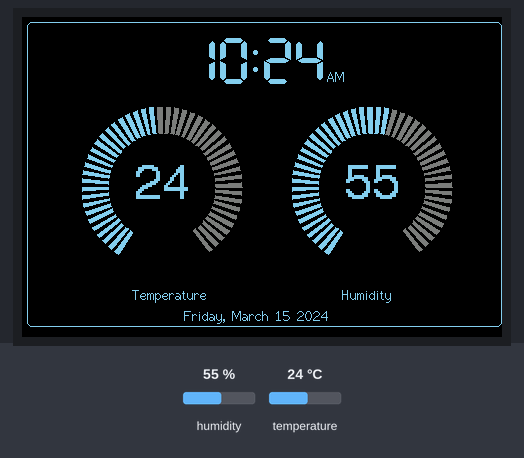
This program was run on a simulated ESP32. Parts: 480×320 colour display. The test bench sets the inputs (shaded band); at power-on: humidity 55 %, temperature 24 °C. The local clock reads 2024-03-15 10:24:30 at power-on unless the program sets it; EEPROM starts erased; nothing arrives over Bluetooth unless stated; what the program prints to the serial monitor is not drawn.

Above: at 1.5 s.
1.6 s: humidity set to 31 %
At 4.3 s:
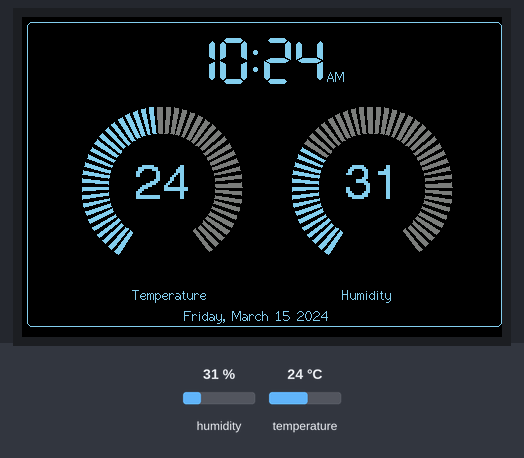
5.6 s: humidity set to 28 %
At 7.7 s:
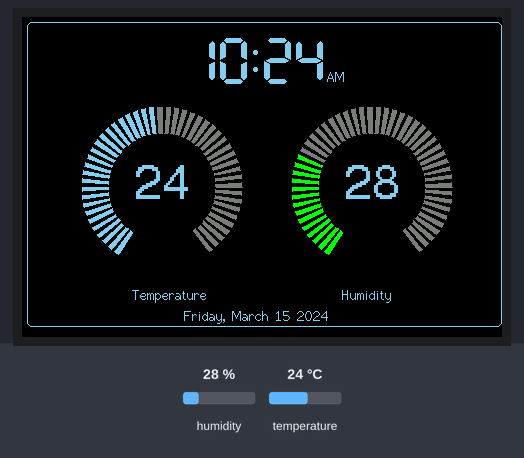
9.6 s: temperature set to 29.5 °C
At 13.3 s:
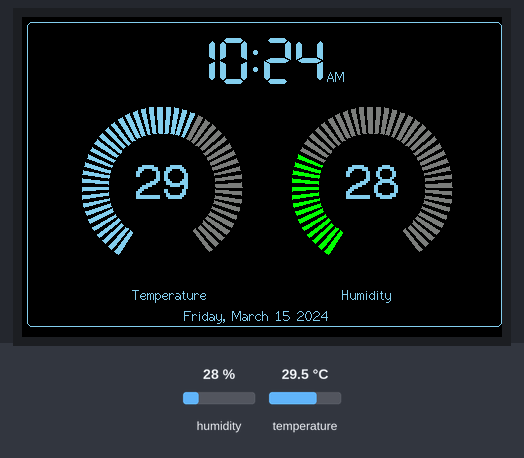
14.1 s: temperature set to 30.5 °C
At 16.7 s:
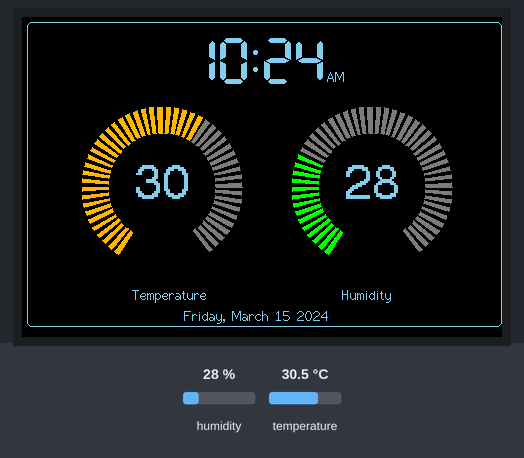
Timing chart, 0 to 18.2 s (numbered marks = the images above; inputs shaded):
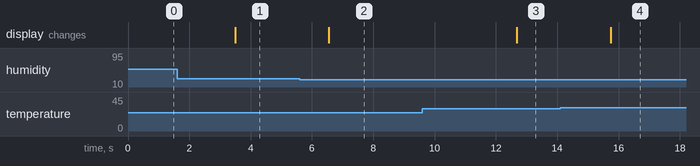

Measured:
- the behaviour switches between 30 and 29 % on humidity (found by bisection; images 1 and 2)
- the behaviour switches between 29.9 and 30 °C on temperature (found by bisection; images 3 and 4)
- after the input at 1.6 s, the display: changes after 1.9 s (image 1)
- after the input at 5.6 s, the display: changes after 0.96 s (image 2)
- after the input at 9.6 s, the display: changes after 3.1 s (image 3)
- after the input at 14.1 s, the display: changes after 1.6 s (image 4)

The program:

main.cpp
```cpp
/*
    Just for fun and learning purposes.
    Demo Running in WT32-SC01, a ESP32 board with OLED display and DHT11 sensor.
*/

#include <UI.h>
#include <Network.h>
#include <Sensors.h>

Network *network;
UI *ui;
Sensors *sensors;

void setup(void)
{
    Serial.begin(115200);

    sensors = new Sensors();
    ui = new UI(true);
    network = new Network();
    network->connect();

}

void loop()
{
    if(ui->isInitialized()){
        network->readBluetooth();
    }
    sensors->readSensors();
    ui->draw(sensors->getHumidity(),sensors->getTemperature());

    delay(3000);
}
```

Network.cpp
```cpp
#include <Network.h>

Network::Network()
{
    BT = new BluetoothSerial();
    preferences = new Preferences();
    preferences->begin("wifi-params", false);
    BT->begin("ESP32_BT");
}

void Network::storeWiFiCredentials(const String &ssid, const String &password)
{
    preferences->putString("ssid", ssid);
    preferences->putString("password", password);
}

void Network::readBluetooth()
{

    if (BT->available())
    {
        // Read the data received from the Bluetooth connection
        String data = BT->readString();

        //Analyzes the received data to obtain the connection parameters
        //Let's assume that the data is sent in the following format: "SSID:PASSWORD"
        int separatorIndex = data.indexOf(':');
        if (separatorIndex != -1)
        {
            String ssid = data.substring(0, separatorIndex);
            String password = data.substring(separatorIndex + 1, data.length()-2);

            //Store connection parameters in EEPROM
            Serial.println("Save credentials in EEPROM...");
            storeWiFiCredentials(ssid, password);

            //Try to connect to the WiFi network using the new parameters
            connect();
        }
    }
}

void Network::connect()
{
    //Read the connection parameters stored in Preferences
    String ssid = preferences->getString("ssid", "");
    String password = preferences->getString("password", "");
    Serial.println("Connecting to Wifi" + String(ssid.length()) + ":" + String(password.length()) + "...");

    //Verify if valid connection parameters have been stored
    if (ssid.length() > 0 && password.length() > 0)
    {
        WiFi.begin(ssid.c_str(), password.c_str());
        unsigned long startTime = millis();
        while (WiFi.status() != WL_CONNECTED && millis() - startTime < 30000)
        {
            delay(500);
            Serial.print(".");
        }

        Serial.println(WiFi.localIP());

        //Here the NTP server is configured to get the time from the internet
        configTime(-18000, 0, "time.nist.gov", "pool.ntp.org");
    }
    else
    {
        Serial.println("No WiFi connection parameters have been stored.");

    }
}
```

Network.h
```cpp
#ifndef NETWORK_H
#define NETWORK_H
#include <WiFi.h>
#include <time.h>
#include <Preferences.h>
#include "BluetoothSerial.h"

class Network
{
    private:
        BluetoothSerial *BT;
        Preferences *preferences;
        void storeWiFiCredentials(const String &ssid, const String &password);
    public:
        Network();
        void connect();
        void readBluetooth();
};
#endif
```

Sensors.cpp
```cpp
#include "Sensors.h"

Sensors::Sensors()
{
    dht = new DHT_Unified(DHTPIN, DHTTYPE);
    dht->begin();
}

void Sensors::readSensors()
{

    sensors_event_t event;

    dht->temperature().getEvent(&event);
    if (!isnan(event.temperature)) {
        temperature = (u_int16_t)event.temperature;
    }

    dht->humidity().getEvent(&event);
    if (!isnan(event.relative_humidity)) {
        humidity = (u_int16_t)event.relative_humidity;
    }
}

u_int16_t Sensors::getHumidity(){
    return humidity;
}

u_int16_t Sensors::getTemperature(){
    return temperature;
}
```

Sensors.h
```cpp
#ifndef SENSORS_H
#define SENSORS_H

#include <DHT.h>
#include <DHT_U.h>

#define DHTPIN 5
#define DHTTYPE DHT22

class Sensors
{
    private:
        DHT_Unified *dht;
        int dhttime = 2000;
        u_int16_t humidity;
        u_int16_t temperature;
    public:
        Sensors();
        void readSensors();
        u_int16_t getHumidity();
        u_int16_t getTemperature();
};
#endif
```

UI.cpp
```cpp
/*
  Author Ramiro Arenas
  Based on project https://github.com/Bodmer/TFT_HX8357 by Bodmer
*/
#include "UI.h"

UI::UI(bool render)
{

  tft = new TFT_eSPI();
  tft->begin();

  pinMode(TFT_BL, OUTPUT);
  digitalWrite(TFT_BL, 128);

  tft->setRotation(1);
  tft->fillScreen(TFT_BLACK);

  if (render)
  {
    tft->drawRoundRect(5, 5, 475, 305, 5, TFT_SKYBLUE);
    tft->setTextColor(TFT_SKYBLUE, TFT_BLACK);
    tft->drawString("Temperature", 110, 270, 2);
    tft->drawString("Humidity", 320, 270, 2);
    draw(0, 0);
  }
}

void UI::draw(u_int16_t humidity_value, u_int16_t temperature_value)
{
  if ((millis() - dhttime) > 4000)
  {
    dhttime = millis();
  }

  if (millis() - runTime >= 0L)
  {
    runTime = millis();

    // Test with a slowly changing value from a Sine function
    d += 4;
    if (d >= 360)
      d = 0;

    // Set the the position, gap between meters, and inner radius of the meters
    int xpos = 0, ypos = 5, gap = 4, radius = 52;
    xpos = 60, ypos = 90, gap = 50, radius = 80;
    xpos = gap + ringMeter(temperature_value, minTemp, maxTemp, xpos, ypos, radius, "", temperatureColor(temperature_value));
    xpos = gap + ringMeter(humidity_value, 0, 100, xpos, ypos, radius, "", humidityColor(humidity_value));
    setTime();
    initialized = true;
  }
}

int UI::temperatureColor(u_int16_t value)
{
  if (value < 10) return COLOR_GREEN;
  if (value > 29) return COLOR_RED;

  return COLOR_BLUE;

}

int UI::humidityColor(u_int16_t value)
{
  if (value < 30) return COLOR_GREEN;
  if (value > 80) return COLOR_RED;

  return COLOR_BLUE;
}

bool UI::isInitialized()
{
  return initialized;
}

void UI::setTime()
{
  if (getLocalTime(&new_ts))
  {
    if (new_ts.tm_year > 100)
    {

      tft->setTextDatum(TL_DATUM);
      tft->setTextSize(1);
      tft->setTextColor(TFT_SKYBLUE, TFT_BLACK);

      tft->drawString(formatTime(), 140, 20, 7);
      tft->drawString(formatAMPM(), 305, 52, 2);
      tft->drawString(formatDate(), 150, 291, 2);
    }
  }
}

String UI::formatDate()
{
  char dateStringBuff[50] = {'\0'};
  strftime(dateStringBuff, sizeof(dateStringBuff), "  %A, %B %d %Y  ", &new_ts); //%A, %B %d %Y %H:%M:%S
  return String(dateStringBuff);
}

String UI::formatTime()
{
  char timeStringBuff[30] = {'\0'};
  int hour = new_ts.tm_hour;
  if (hour > 12)
  {
    hour = hour - 12;
  }
  sprintf(timeStringBuff, "  %2d:%02d  ", hour, new_ts.tm_min);
  return String(timeStringBuff);
}

String UI::formatAMPM()
{
  String ampm = "AM";
  if (new_ts.tm_hour > 12)
  {
    ampm = "PM";
  }

  return ampm;
}

int UI::ringMeter(int value, int vmin, int vmax, int x, int y, int r, const char *units, int scheme)
{
    // Minimum value of r is about 52 before value text intrudes on ring
    // drawing the text first is an option

    x += r;
    y += r; // Calculate coords of centre of ring

    int w = r / 3; // Width of outer ring is 1/4 of radius

    int angle = 150; // Half the sweep angle of meter (300 degrees)

    int v = map(value, vmin, vmax, -angle, angle); // Map the value to an angle v

    byte seg = 3; // Segments are 3 degrees wide = 100 segments for 300 degrees
    byte inc = 6; // Draw segments every 3 degrees, increase to 6 for segmented ring

    // Variable to save "value" text colour from scheme and set default
    int colour = TFT_SKYBLUE; // TFT_BLUE;

    // Draw colour blocks every inc degrees
    for (int i = -angle + inc / 2; i < angle - inc / 2; i += inc)
    {
      // Calculate pair of coordinates for segment start
      float sx = cos((i - 90) * 0.0174532925);
      float sy = sin((i - 90) * 0.0174532925);
      uint16_t x0 = sx * (r - w) + x;
      uint16_t y0 = sy * (r - w) + y;
      uint16_t x1 = sx * r + x;
      uint16_t y1 = sy * r + y;

      // Calculate pair of coordinates for segment end
      float sx2 = cos((i + seg - 90) * 0.0174532925);
      float sy2 = sin((i + seg - 90) * 0.0174532925);
      int x2 = sx2 * (r - w) + x;
      int y2 = sy2 * (r - w) + y;
      int x3 = sx2 * r + x;
      int y3 = sy2 * r + y;

      if (i < v)
      { // Fill in coloured segments with 2 triangles
        colour= scheme;

        switch (scheme)
        {
        case COLOR_RED:
          colour = TFT_ORANGE;
          break;
        case COLOR_GREEN:
          colour = TFT_GREEN;
          break;
        case COLOR_BLUE:
          colour = TFT_SKYBLUE;
          break;
        case COLOR_YELLOW:
          colour = TFT_YELLOW;
          break;
        case COLOR_ORANGE:
          colour = TFT_ORANGE;
          break;
        default:
          colour = TFT_SKYBLUE;
          break;
        }

        tft->fillTriangle(x0, y0, x1, y1, x2, y2, colour);
        tft->fillTriangle(x1, y1, x2, y2, x3, y3, colour);
        // text_colour = colour; // Save the last colour drawn
      }
      else // Fill in blank segments
      {
        tft->fillTriangle(x0, y0, x1, y1, x2, y2, TFT_DARKGREY);
        tft->fillTriangle(x1, y1, x2, y2, x3, y3, TFT_DARKGREY);
      }
    }
    // Convert value to a string
    char buf[10];
    byte len = 3;
    if (value > 999)
      len = 5;
    dtostrf(value, len, 0, buf);
    buf[len] = ' ';
    buf[len + 1] = 0; // Add blanking space and terminator, helps to centre text too!
    // Set the text colour to default
    tft->setTextSize(2);

    if (value < vmin || value > vmax)
    {
      // drawAlert(x, y + 90, 50, 1);
    }
    else
    {
      // drawAlert(x, y + 90, 50, 0);
    }

    tft->setTextColor(TFT_WHITE, TFT_BLACK);
    // Uncomment next line to set the text colour to the last segment value!
    // tft->setTextColor(colour, TFT_BLACK);
    tft->setTextColor(TFT_SKYBLUE, TFT_BLACK);
    tft->setTextDatum(MC_DATUM);
    // Print value, if the meter is large then use big font 8, othewise use 4
    if (r > 84)
    {
      tft->setTextPadding(55 * 3);   // Allow for 3 digits each 55 pixels wide
      tft->drawString(buf, x, y, 8); // Value in middle
    }
    else
    {
      tft->setTextPadding(3 * 14);   // Allow for 3 digits each 14 pixels wide
      tft->drawString(buf, x, y, 4); // Value in middle
    }
    tft->setTextSize(1);
    tft->setTextPadding(0);
    // Print units, if the meter is large then use big font 4, othewise use 2
    tft->setTextColor(TFT_WHITE, TFT_BLACK);
    if (r > 84)
      tft->drawString(units, x, y + 60, 4); // Units display
    else
      tft->drawString(units, x, y + 15, 2); // Units display

    // Calculate and return right hand side x coordinate
    return x + r;
}
```

UI.h
```cpp
/*
  Author Ramiro Arenas
  Based on project https://github.com/Bodmer/TFT_HX8357 by Bodmer
*/
#ifndef UI_H
#define UI_H
#include <TFT_eSPI.h>
#include <SPI.h>

#define minimum(a,b) (((a) < (b)) ? (a) : (b))

//DEFINE COLOR IN BYTES
#define COLOR_RED 1
#define COLOR_GREEN 2
#define COLOR_BLUE 3
#define COLOR_YELLOW 4
#define COLOR_ORANGE 5

class UI
{
    private:
        TFT_eSPI *tft;
        boolean range_error = 0;
        u_int16_t humidity_value = 0;
        u_int16_t temperature_value = 0;
        uint32_t runTime = -99999;
        int d = 0;
        int dhttime = 2000;
        bool initialized = false;
        int minTemp = 0;
        int maxTemp = 50;
        struct tm new_ts;
        int temperatureColor(u_int16_t value);
        int humidityColor(u_int16_t value);
        int ringMeter(int value, int vmin, int vmax, int x, int y, int r, const char *units, int scheme);
        String formatDate();
        String formatTime();
        String formatAMPM();

    public:
        UI(bool render);

        void setTime();
        void draw(u_int16_t humidity_value,u_int16_t temperature_value);
        bool isInitialized();


};
#endif
```
